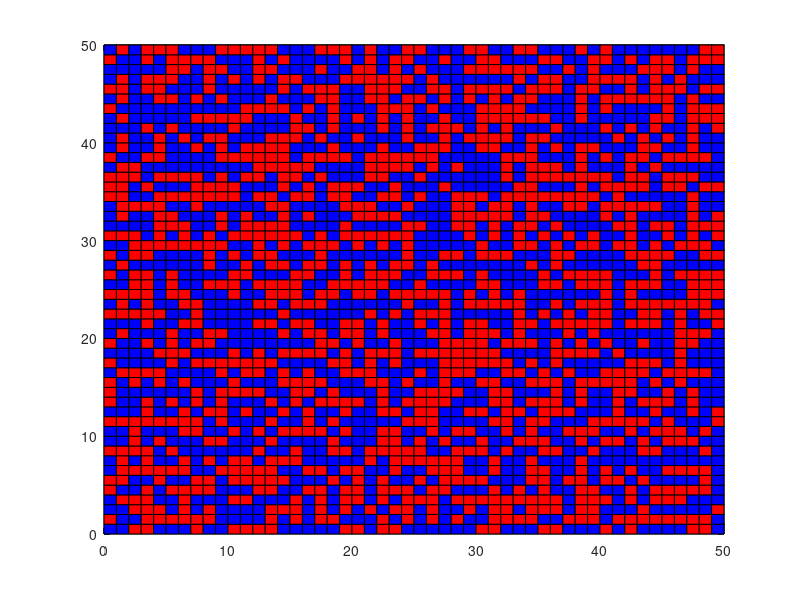

Source code (MATLAB): (Note: a time limit stopped this script after it produced the figure.)
%% Definitioner

% Antal noder (måste vara en kvadrat).
n = 2500;
% Coupling-parametern
J = 1;

%% Isingmodellen (instansiering)

% Sidlängd på matrisen
N = sqrt(n);
% Matrisen som huserar noderna
A = zeros(N,N);
% Hamiltonianen
H = 0;

% Gör bakgrunden vit
fill([1 N+1 N+1 1],[1 1 N+1 N+1],'w')
axis([0 N 0 N])
hold on

% Ritar linjerna på grafen
for k=1:N+1
plot([0 N+1],[k k], 'color', 'black')
plot([k k],[0 N+1],'color', 'black')
end

% Instantiera slumpmässig matris
% Röd färg: 1
% Blå färg: -1
% "Vit färg: 0"

for x=0:N-1
    for y=0:N-1
        rnd = unidrnd(2,1,1);
        if rnd == 1
            A(x+1,y+1) = 1; 
            fill([x x+1 x+1 x],[y y y+1 y+1],'r')
        end
        if rnd == 2
            A(x+1,y+1) = -1;
            fill([x x+1 x+1 x],[y y y+1 y+1],'b')
        end
    end
end

% Beräkna Hamiltonianen
for x=1:N
    for y=1:N
        % Här sker operation för varje nod
        if y < N
            H = H + y*A(x,y)*A(x,y+1);
        end
        if y > 1
            H = H + y*A(x,y)*A(x,y-1);
        end
        if x < N
        	H = H + y*A(x,y)*A(x+1,y);
        end
        if x > 1
        	H = H + y*A(x,y)*A(x-1,y);
        end
    end
end

%% Monte Carlo simulering
